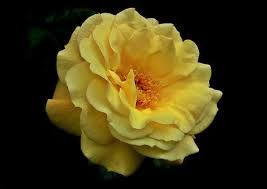
#> input picture csdn-opencv/Unit4/images.jpg, 267 x 189 px
$ jupyter execute '4-2 图像灰度处理.ipynb'
#> lines starting #> are read from the running program, lines starting #| are printed output that depends on the picture
[cell 1]
# 4-2 图像灰度处理1
# 方法1： imread
import cv2
# 参数2 值为 1 表明彩色图片，值为 0 表明灰度图片
img1 = cv2.imread('images.jpg',0)
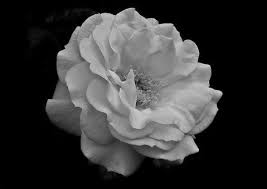
#> img1: shape (189, 267); min 0, max 213, mean 53.6
cv2.imshow('image',img1)
cv2.waitKey(0)

[cell 2]
# 方法2： cvtColor
import cv2
img2 = cv2.imread('images.jpg',1)
#> img2 is the input picture: shape (189, 267, 3); mean B, G, R 18.6, 54.9, 64.6
dst = cv2.cvtColor(img2,cv2.COLOR_BGR2GRAY)  # 颜色空间转换   BGR -> 灰度
cv2.imshow('dst',img2)
cv2.waitKey(0)
